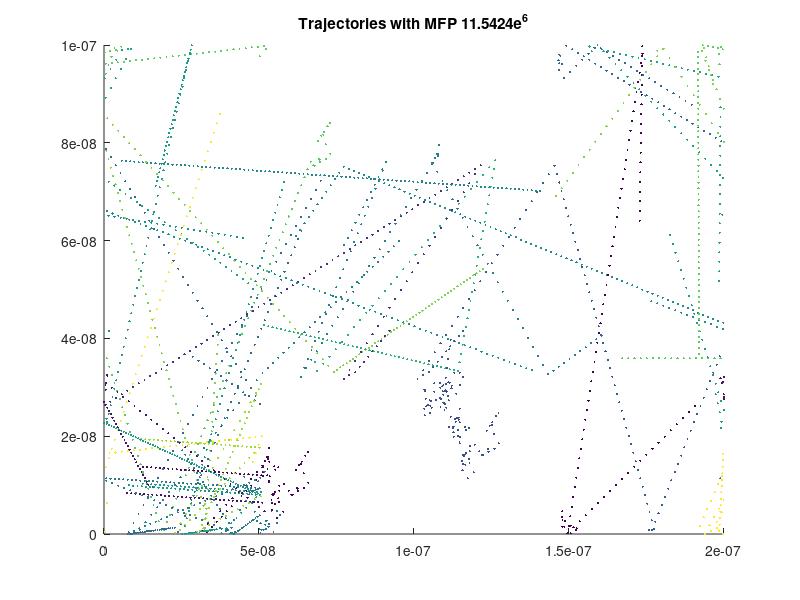
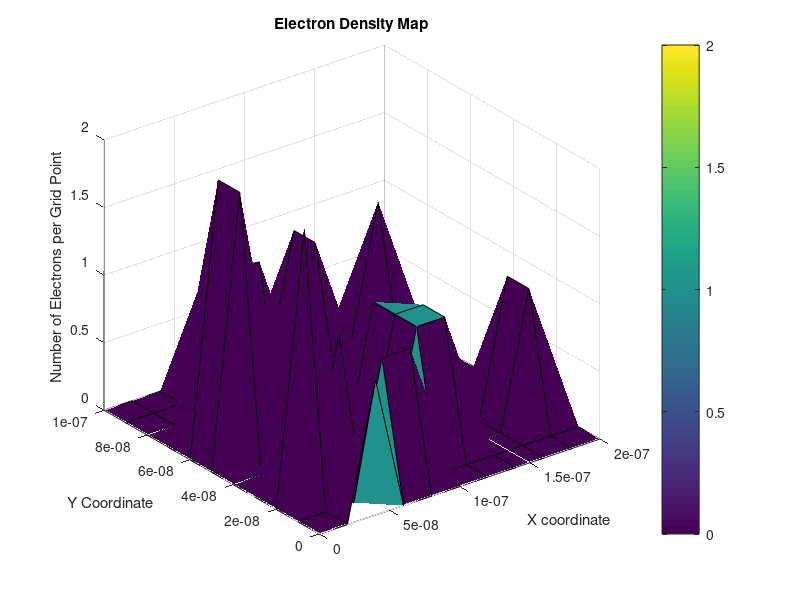
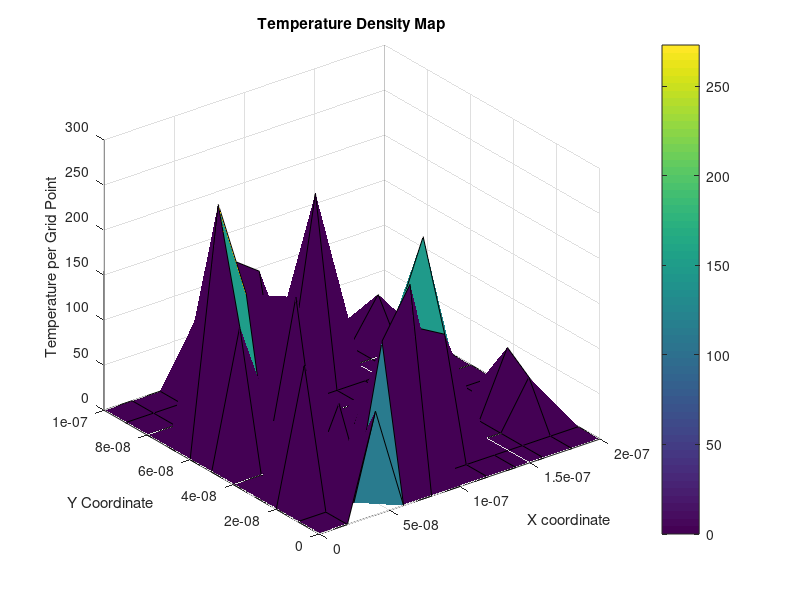

Reproduce these figures in MATLAB, in order.
T=300;                  %Temp in K
K=1.38e-23;             %Boltsmann constant
Tmn=0.2e-12;            %mean time between collisions
Mo=9.11e-31;            %rest mass
Mn=0.26*Mo;             %effective mass of electrons
L=200e-09;               %Length of region
W=100e-09;               %Width of region
PopE=25;                %number of particles
Vth=sqrt((K*T)/(Mn));   %Thermal velocity    
TimeS=15e-15;           %time step of 15ns
iterations=100;
%%%%%%%%%%%%%%%%%%%Electron Modeling%%%%%%%%%%%%%%%%%%%%%%%%%%%%%%%%%%%%%%%
Type=round(rand());                 %initialize as 0 for specular and 1 for diffusive
                                    %set as a random integer at this point,
                                    %can be set later. 
        Tar=zeros(1,PopE)+T;    %Array of Temp
        MFP=Tmn * Vth;          %Mean Free Path
        Angle = rand(PopE,1)*2*pi;   %random angle
        Pos = [rand(PopE,1)*L rand(PopE,1)*W Vth*cos(Angle) Vth*sin(Angle)];
        OutBounds=((Pos(:,1)>L/4)&(Pos(:,1)<3*L/4))&((Pos(:,2)<W/4)|(Pos(:,2)>3*W/4));      %logical array for all values inside boxes.
        initialX=Pos(:,1);
        initialY=Pos(:,2);
     %the electrons initialized inside the boxes need to be randomly placed
     %again until no atoms initialize inside the box
       while (sum(OutBounds)>1)
           initialX(OutBounds)=initialX(OutBounds) .*randn();                           %randomize the electrons initialized inside the box
           initialY(OutBounds)=initialY(OutBounds) .*randn();
           OutBounds=(initialX>L/4 & initialX<3*L/4)&(initialY<W/4 |initialY>3*W/4);    %check once again for electrons initialized inside the box.
       end
colorstring= rand(1,PopE);          %array of color shades, will be used to plot so that electrons keep the same colors
for i= 1 : iterations
  
    NextX=initialX + Pos(:,3) * TimeS;      %the next X position will be the initial plus a time step of velocity in X direction
    NextY=initialY + Pos(:,4) * TimeS;      %the next Y position will be the initial a plus a time step of velocity in Y.
    
    if Type == 0                    %type 0 is the specular which is the normal version

    OverX=NextX > L;                 %check for values in next position that are greater than bounds
    NextX(OverX)=NextX(OverX)-L;         %subtract from the bound to reflect
  
    UnderX=NextX < 0;                   %check for values less than bounds
    NextX(UnderX)= NextX(UnderX) + L;   %reflect bound
        
    OverY=NextY > W;                    %check for values greater then bounds
    NextY(OverY)= 2*W -NextY(OverY) ;   %subtract from bounds to reflect
    Pos(OverY,4)=- Pos(OverY,4);
    
    UnderY= NextY < 0;                  %check for under bounds
    NextY(UnderY)=- NextY(UnderY);      %reflect
    Pos(UnderY,4)=- Pos(UnderY,4);
    
     Xless=((NextX <3*L/4 & NextX>L/4) &(NextY<W/3 | NextY>3*W/4)); %logical array for values that are going into box
     % below is where we check bounds of boxes
       if sum(Xless) ~=0                                            %if there are any values in the Xless array we have an electron on the boundary of the box
        if (initialX(Xless)<3*L/4 & initialX(Xless)>L/4)            %check for electron coming from the Y plane, reverse velocity in Y direction if so
            Pos(Xless,4)=-Pos(Xless,4);     
        else                                                        %if its not coming from Y plane that means its in x plane, reverse X velocity
            Pos(Xless,3)=-Pos(Xless,3); 
        end
       end
    else                                 %diffusive type, the vertical angles will now be randomly generated once it hits a bound
    OverX=NextX > L;                 %check for values in next position that are greater than bounds
    NextX(OverX)=NextX(OverX)-L;         %subtract from the bound to reflect
    Pos(OverX,3)=Vth*cos(randn()*2*pi);
    Pos(OverX,4)=Vth*sin(randn()*2*pi);
    
    UnderX=NextX < 0;                   %check for values less than bounds
    NextX(UnderX)= NextX(UnderX) + L;   %reflect bound
    Pos(UnderX,3)=Vth*cos(randn()*2*pi);
    Pos(UnderX,4)=Vth*sin(randn()*2*pi);
    
    OverY=NextY > W;                    %check for values greater then bounds
    NextY(OverY)= 2*W -NextY(OverY) ;   %subtract from bounds to reflect
    Pos(OverY,3)=Vth*cos(randn()*2*pi);
    Pos(OverY,4)=Vth*sin(randn()*2*pi);
    
    UnderY= NextY < 0;                  %check for under bounds
    NextY(UnderY)=- NextY(UnderY);      %reflect
    Pos(UnderY,3)=Vth*cos(randn()*2*pi);
    Pos(UnderY,4)=Vth*sin(randn()*2*pi);
    
     Xless=((NextX <3*L/4 & NextX>L/4) &(NextY<W/3 | NextY>3*W/4)); %logical array for values that are going into box
     % below is where we check bounds of boxes
       if sum(Xless) ~=0                                            %if there are any values in the Xless array we have an electron on the boundary of the box
        if (initialX(Xless)<3*L/4 & initialX(Xless)>L/4)            %check for electron coming from the Y plane, reverse velocity in Y direction if so
            Pos(Xless,4)=-Pos(Xless,4);
            Pos(Xless,3)=Vth*cos(randn()*2*pi);
            Pos(Xless,4)=Vth*sin(randn()*2*pi);
        else                                                        %if its not coming from Y plane that means its in x plane, reverse X velocity
            Pos(Xless,3)=-Pos(Xless,3);
                Pos(Xless,3)=Vth*cos(randn()*2*pi);
                Pos(Xless,4)=Vth*sin(randn()*2*pi);
        end 
       end
    end
    avgV=mean(sqrt(Pos(:,3).^2 + Pos(:,4).^2));
    MFP=(avgV*i)/1000000;
    figure(1)
    scatter(initialX,initialY,PopE,colorstring, '.' );      %plot the initial positions that are determined after we know what type of reflection
    hold on
    scatter(NextX, NextY,PopE,colorstring,'.' );            %plot the next position.
    axis([0 L 0 W]);
    title (['Trajectories with MFP ', num2str(MFP),'e^6']);
    
    initialX=NextX;                     %the next time we timestep we need to save the coordinates we just timestepped as the initial values to be able to time step them
    initialY=NextY;
end
    %for density, divide the L and W into a grid, step through grid points
    %to see how many electrons are in each grid point
    [X Y]=meshgrid(0:L/10:L,0:W/10:W);  %grid for stepping by 1/10 of width and length
    %created an 11 x 11 vectors
    Dense=zeros(11,11);                 %will hold the density per nm
    Temp=zeros(11,11);                  %holds temperature per nm
    Tcount=0;                           %initilaize to 0
    Dcount=0;   
for i=1:10
        XB1=X(1,i);            %holds the value of first bound grid coordinate
        XB2=X(1,i+1);          %holds the value of the outside grid coordinate
        for j =1:10
            YB1=Y(j,1);        %holds the value of the first Y bound
            YB2=Y(j+1,1);      %holds the value of the last Y bound
        
            %check each frame
            for k=1:PopE
                %Check to see if particle is within the bounds stored above
                if((Pos(k,1)>XB1 & Pos(k,1)<XB2) & Pos(k,2)<YB2 & Pos(k,2)>YB1)
                    Tcount=Tcount+1;                                %if it is within the bound we update out temp counter
                    Dense(i,j)=Dense(i,j)+1;                        % we also add to the density array count
                    Dcount=Dcount+sqrt(Pos(k,3)^2+Pos(k,4)^2);      % denisty count. 
                    if(Tcount >0)
                        Temp(i,j)=Mn*(Dcount^2)/(Tcount)/K/2;         %the temp is divided for each electron 
                    end
                end
            end
            Dcount=0;
            Tcount=0;
        end
end
    %density map
    figure(3)
    surf(X,Y,Dense)
    colorbar
    title 'Electron Density Map';
    zlabel 'Number of Electrons per Grid Point';
    ylabel 'Y Coordinate';
    xlabel 'X coordinate';
    %temperature map
    figure(4)
    surf(X,Y,Temp)
    colorbar
    title 'Temperature Density Map';
    zlabel 'Temperature per Grid Point';
    ylabel 'Y Coordinate';
    xlabel 'X coordinate';